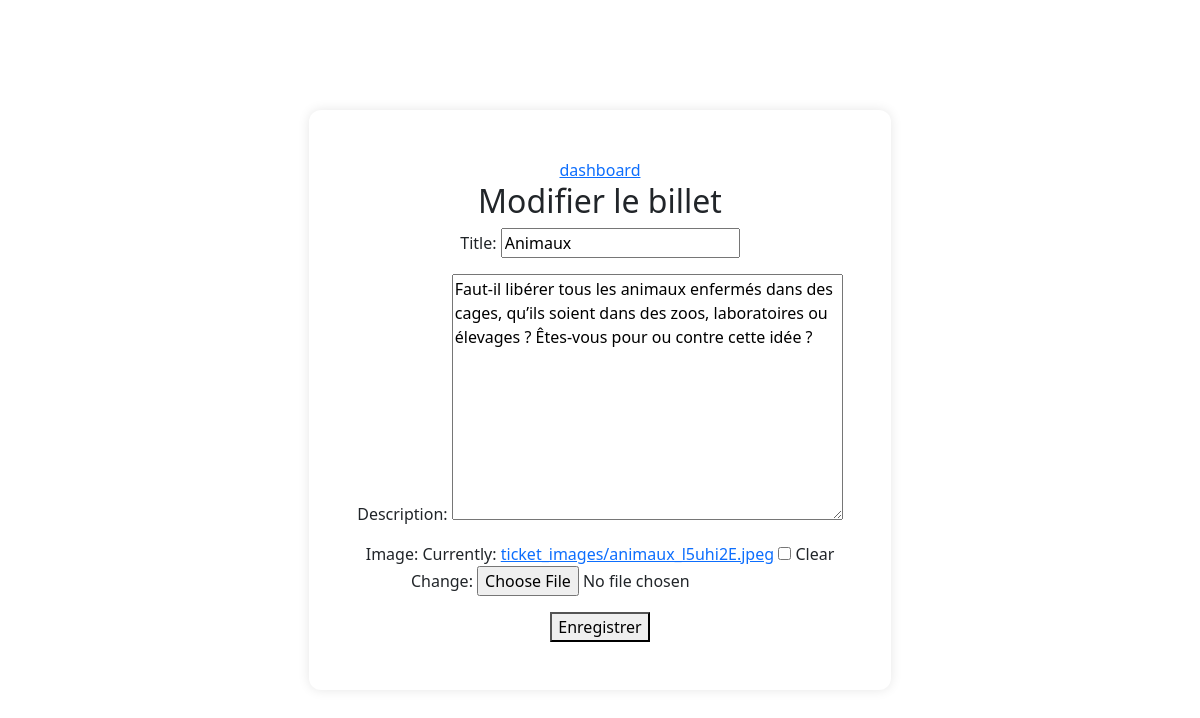
/ticket/2/edit/ (signed in), run on the app's committed database.
### reviews/models.py (models this page shows, shortened)
class Ticket(models.Model):
    title = models.CharField(max_length=128)
    description = models.TextField(max_length=2048, blank=True)
    user = models.ForeignKey(settings.AUTH_USER_MODEL, on_delete=models.CASCADE)
    image = models.ImageField(null=True, blank=True, upload_to='ticket_images/')
    time_created = models.DateTimeField(auto_now_add=True)

### reviews/views.py (the view)
# urls.py: path('ticket/<int:ticket_id>/edit/', reviews.views.edit_ticket, name='edit_ticket'),
@login_required
def edit_ticket(request, ticket_id):
    ticket = get_object_or_404(Ticket, id=ticket_id, user=request.user)
    if request.method == 'POST':
        form = TicketForm(request.POST, request.FILES, instance=ticket)
        if form.is_valid():
            form.save()
            messages.success(request, "Votre billet a été modifié !")
            return redirect('dashboard')
    else:
        form = TicketForm(instance=ticket)
    return render(request, 'reviews/edit_ticket.html', {'form': form})

### reviews/forms.py
class TicketForm(forms.ModelForm):
    class Meta:
        model = Ticket
        fields = ['title', 'description', 'image']

### reviews/templates/reviews/edit_ticket.html (shortened to what this page needs)
{% extends 'base.html' %}
{% block content %}
<a href="{% url 'dashboard' %}"> dashboard</a>
<h2>Modifier le billet</h2>
<form method="post" enctype="multipart/form-data">
    {{ form.as_p }}
    <button type="submit">Enregistrer</button>
</form>
{% endblock %}

### static/css/styles.css (style rules this page uses)
body { min-height: 100vh; display: flex; justify-content: center; align-items: center; background: #f8f9fa; font-family: 'Segoe UI', sans-serif; }

### data on the page
Ticket: title "Animaux", description "Faut-il libérer tous les animaux enfermés dans des cages, qu’ils soient dans des zoos, laboratoires ou élevages ? Êtes-vous pour ou contre cette idée ?"
